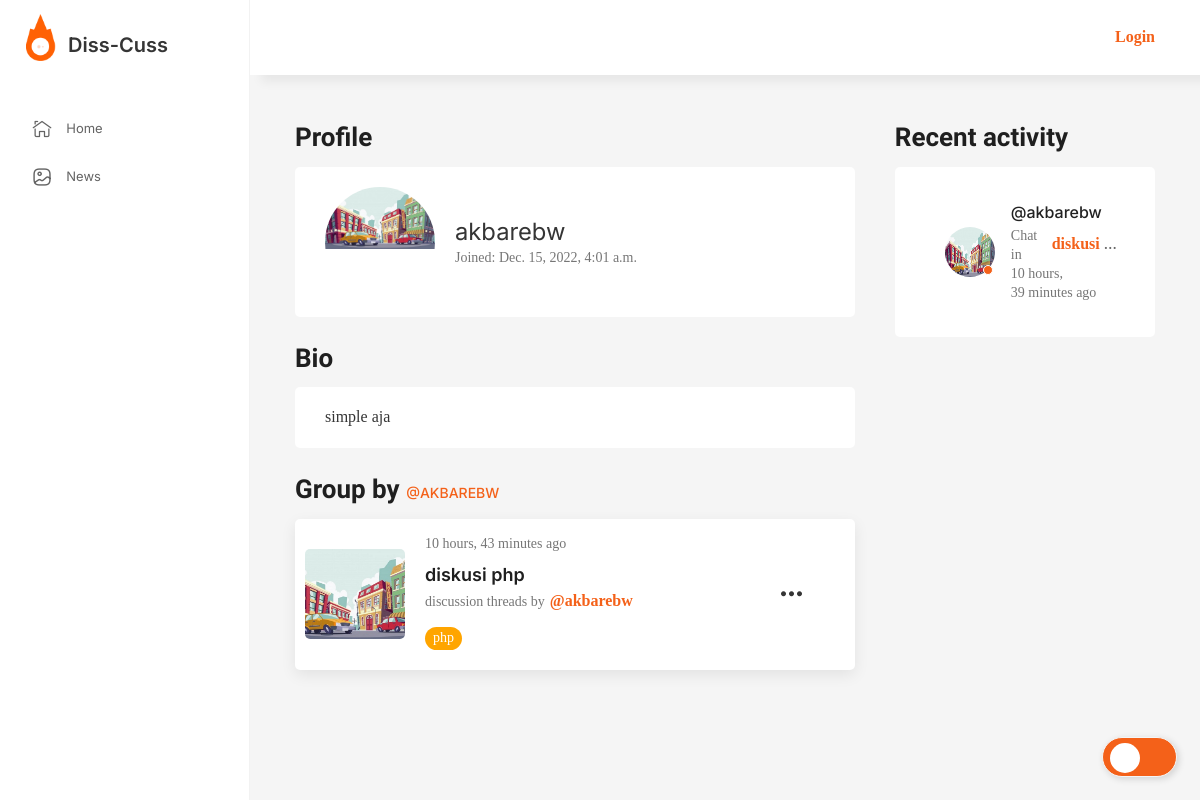
Screenshot of /profile/4 with the database file from the repository.
### base/models.py (models this page shows, shortened)
class User(AbstractUser):
    name = models.CharField(max_length=200, null=True)
    email = models.EmailField(unique=True, null=True)
    bio = models.TextField(null=True)
    avatar = models.ImageField(null=True, default="foto.jpg")
    USERNAME_FIELD = 'email'
    REQUIRED_FIELDS = ['username']

class Room(models.Model):
    host = models.ForeignKey(User, on_delete=models.SET_NULL, null=True)
    topic = models.ForeignKey(Topic, on_delete=models.SET_NULL, null=True)
    name = models.CharField(max_length=200)
    description = models.TextField(null=True, blank=True)
    participants = models.ManyToManyField(User, related_name='participants', blank=True)
    updated = models.DateTimeField(auto_now=True)
    created = models.DateTimeField(auto_now_add=True)
    class Meta:
        ordering = ['-updated', '-created']
    def __str__(self):
        return self.name

class Topic(models.Model):
    name = models.CharField(max_length=200)

class Message(models.Model):
    user = models.ForeignKey(User, on_delete=models.CASCADE)
    room = models.ForeignKey(Room, on_delete=models.CASCADE)
    body = models.TextField()
    updated = models.DateTimeField(auto_now=True)
    created = models.DateTimeField(auto_now_add=True)
    class Meta:
        ordering = ['-updated', '-created']

### base/views.py (the view)
# urls.py: path('profile/<str:pk>', views.userProfile, name="user-profile"),
def userProfile(request, pk):
    user = User.objects.get(id=pk)
    rooms = user.room_set.all()
    room_messages = user.message_set.all()
    topics = Topic.objects.all()
    context = {'user': user, 'rooms': rooms, 'topics': topics, 'room_messages': room_messages}
    return render(request, 'base/pages/profile/profile.html', context)

### base/templates/base/pages/profile/profile.html (shortened to what this page needs)
{% extends 'main.html' %}
{% load static %}
{% block content %}
    <main class="page-main">
        <div class="uk-grid" data-uk-grid>
            <div class="uk-width-2-3@l">
                <div class="widjet --profile">
                    <div class="widjet__head">
                        <h3 class="uk-text-lead">Profile</h3>
                    </div>
                    <div class="widjet__body">
                        <div class="user-info">
                            <div class="user-info__avatar">
                                <img src="{{user.avatar.url}}" alt="profile"/>
                            </div>
                            <div class="user-info__box">
                                <div class="user-info__title">{{ user.username }}</div>
                                <div class="user-info__text">Joined: {{ user.date_joined }}</div>
                            </div>
                        </div>
                    </div>
                </div>
                <div class="widjet --bio">
                    <div class="widjet__head">
                        <h3 class="uk-text-lead">Bio</h3>
                    </div>
                    <div class="widjet__body">
                  <span>{{user.bio}}</span>
                    </div>
                </div>
                <div class="widjet --activity">
                    <div class="widjet__head">
                        <h3 class="uk-text-lead">Group by <a href="{% url 'user-profile' user.id %}">@{{ user.username }}</a></h3>
                    </div>
                    {% include 'base/component/room_component.html' %}
                </div>
            </div>
            {% include 'base/component/discussion_component.html' %}
        </div>
        </div>
{% endblock %}

### templates/main.html (shortened to what this page needs)
<!DOCTYPE html>
{% load static %}
<html lang="en">
<head>
    <link rel="stylesheet" href="{% static 'assets/css/libs.min.css' %}"/>
    <link rel="stylesheet" href="{% static 'assets/css/main.css' %}"/>
</head>
<body class="page-chats">
<input id="toggle" type="checkbox"/>
<div class="page-wrapper">
    <header class="page-header">
        <div class="page-header__inner">
            <div class="page-header__sidebar">
                <div class="page-header__logo">
                    <img src="{% static 'assets/img/logo.png' %}" alt="logo"/><span
                        class="page-header__logo_text"
                >Diss-Cuss</span
                >
                </div>
            </div>
            <div class="page-header__content">
                {% if request.user.is_authenticated %}
                    <div class="user-item --active">
                        <div class="page-header__action">
                            <a href="{% url 'user-profile' user.id %}">{{ request.user.username }}</a>
                        </div>&nbsp;&nbsp;&nbsp;
                        <div class="user-item__avatar">
                            <a href="{% url 'user-profile' user.id %}"><img src="{{request.user.avatar.url}}"
                                                                            alt="user"/></a>
                        </div>
                    </div>
                {% else %}
                    <div class="page-header__action">
                        <a href="{% url 'login' %}">Login</a>
                    </div>
                {% endif %}
            </div>
    </header>
    <div class="page-content">
        <aside class="sidebar is-show" id="sidebar">
            <div class="sidebar-box">
                <ul class="uk-nav">
                    {% if request.user.is_authenticated %}
                        <li>
                            <a href="{% url 'home' %}"><i class="ico_home"></i><span>Home</span></a>
                        </li>
                        <li>
                            <a href="{% url 'news' %}"><i class="ico_gallery"></i><span>News</span></a>
                        </li>
                        <li class="uk-nav-header">Account</li>
                        <li>
                            <a href="{% url 'user-profile' user.id %}"
                            ><i class="ico_profile"></i><span>Profile</span></a
                            >
                        </li>
                        <li>
                            <a href="{% url 'bookmarked_items' %}"
                            ><i class="ico_favourites"></i><span>Favourites</span></a
                            >
                        </li>
                        <li>
                            <a href="{% url 'logout' %}"
                            ><i class="ico_report"></i><span>Logout</span></a
                            >
                        </li>
                    {% else %}
                        <li>
                            <a href="{% url 'home' %}"><i class="ico_home"></i><span>Home</span></a>
                        </li>
                        <li>
                            <a href="{% url 'news' %}"><i class="ico_gallery"></i><span>News</span></a>
                        </li>
                    {% endif %}
                </ul>
            </div>
        </aside>
        {% block content %}
        {% endblock %}
    </div>
</body>
</html>

### base/templates/base/component/room_component.html
{% load static %}
{% for room in rooms %}
    <div class="game-card --horizontal --small">
        <div class="game-card --horizontal --small">
            <div class="game-card__box">
                <div class="game-card__media">
                    <a href="{% url 'user-profile' room.host.id %}"
                    ><img src="{{ room.host.avatar.url }}" alt="Game Name"
                    /></a>
                </div>
                <div class="game-card__info">
                    <div class="game-card__discussion">
                        {{ room.created|timesince }} ago
                    </div>
                    <a class="game-card__title" href="{% url 'room' room.id %}">
                        {{ room.name }}</a
                    >
                    <div class="game-card__discussion">
                        discussion threads by
                        <b><a href="{% url 'user-profile' room.host.id %}">@{{ room.host.username }}</a></b>
                    </div>
                    <div class="game-card__bottom">
                        <div class="game-card__platform">
                            <p class="text-border">{{ room.topic.name }}</p>
                        </div>
                    </div>
                </div>
                <div class="game-card__more">
                    <a href="{% url 'room' room.id %}"><i class="ico_more"></i></a>
                </div>
            </div>
        </div>
    </div>
{% endfor %}

### base/templates/base/component/discussion_component.html
{% load static %}
<div class="uk-width-1-3@l">
    <div class="widjet__head">
        <h3 class="uk-text-lead">Recent activity</h3>
    </div>
    {% for message in room_messages %}
        <div class="widjet__body">
            <div class="user-item --active">
                <div class="user-item__avatar">
                    <img src="{{ message.user.avatar.url }}" alt="user"/>
                </div>
                <div class="user-item__box">
                    <div class="user-item__name">
                        <a href="{% url 'user-profile' message.user.id %}">@{{ message.user.username }}</a>
                    </div>
                    <div class="user-item__playing">
                        Chat in<b><a href="{% url 'room' message.room.id %}">{{ message.room }}</a></b>
                    </div>
                    <div class="user-item__playing">{{ message.created|timesince }} ago</div>
                </div>
            </div>
        </div>
    {% endfor %}
</div>

### rows the page displays
User: avatar (picture), username "akbarebw", date_joined "Dec. 15, 2022, 4:01 a.m.", bio "simple aja", username "AKBAREBW"
Room: host.avatar (picture), created "10 hours, 43 minutes", name "diskusi php", host.username "akbarebw", topic.name "php"
Message: user.avatar (picture), user.username "akbarebw", room "diskusi…", created "10 hours, 39 minutes"
